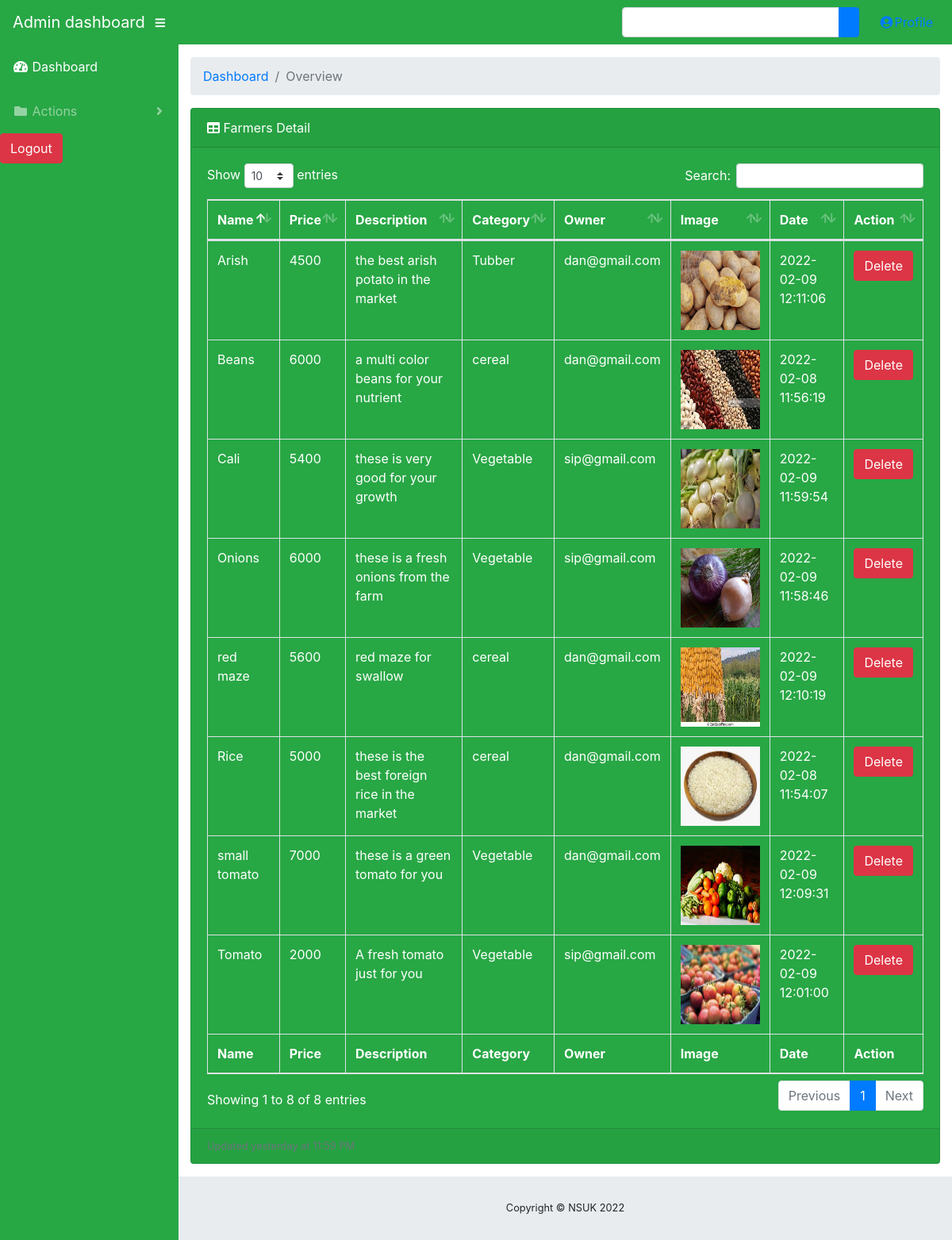
/admin/products.php, run on the app's committed database.
### tables this page shows
CREATE TABLE `product` (
  `id` int(10) NOT NULL,
  `product_name` varchar(100) NOT NULL,
  `product_price` int(100) NOT NULL,
  `product_description` varchar(255) NOT NULL,
  `product_category` varchar(100) NOT NULL,
  `product_owner` varchar(200) NOT NULL,
  `product_image` varchar(200) NOT NULL,
  `date` timestamp NOT NULL DEFAULT current_timestamp()
);

### admin/products.php (the view, shortened to what this page needs)
<?php
include("../conn.php");
?>
<!DOCTYPE html>
<html lang="en">
<head>
  <link href="vendor/fontawesome-free/css/all.min.css" rel="stylesheet" type="text/css">
  <link href="vendor/datatables/dataTables.bootstrap4.css" rel="stylesheet">
  <link href="css/sb-admin.css" rel="stylesheet">
</head>
<body id="page-top">
 <?php
 include("nav.php");
 ?>
  <div id="wrapper">
    <?php
    include("sidenav.php");
    ?>
    <div id="content-wrapper">
      <div class="container-fluid">
        <ol class="breadcrumb">
          <li class="breadcrumb-item">
            <a href="#">Dashboard</a>
          </li>
          <li class="breadcrumb-item active">Overview</li>
        </ol>
        <div class="card mb-3 bg-success text-white">
          <div class="card-header">
            <i class="fas fa-table"></i>
            Farmers Detail</div>
          <div class="card-body">
            <div class="table-responsive">
              <table class="table table-bordered" id="dataTable" width="100%" cellspacing="0">
                <thead>
                  <tr>
                    <th>Name</th>
                    <th>Price</th>
                    <th>Description</th>
                    <th>Category</th>
                    <th>Owner</th>
                    <th>Image</th>
                    <th>Date</th>
                    <th>Action</th>
                  </tr>
                </thead>
                <tfoot>
                  <tr>
                    <th>Name</th>
                    <th>Price</th>
                    <th>Description</th>
                    <th>Category</th>
                    <th>Owner</th>
                    <th>Image</th>
                    <th>Date</th>
                    <th>Action</th>
                  </tr>
                </tfoot>
                <tbody>
                <?php
                  $sql = "SELECT * FROM product";
                  $query = mysqli_query($conn, $sql);
                  while ($row = mysqli_fetch_assoc($query)) {
                      ?>
                  <tr>
                    <td><?php echo $row['product_name']; ?></td>
                    <td><?php echo $row['product_price']; ?></td>
                    <td><?php echo $row['product_description']; ?></td>
                    <td><?php echo $row['product_category']; ?></td>
                    <td><?php echo $row['product_owner']; ?></td>
                    <td><img src="../images/<?php echo $row['product_image']; ?>" height="100" width="100" alt=""></td>
                    <td><?php echo $row['date']; ?></td>
                    <td>
                        <a href="delete.php?id=<?php echo $row['id'] ?>"><button class="btn btn-danger">Delete</button></a>
                    </td>
                  </tr>
                  <?php  }?>
                </tbody>
              </table>
            </div>
          </div>
          <div class="card-footer small text-muted">Updated yesterday at 11:59 PM</div>
        </div>
      </div>
      <?php
      include("footer.php");
      ?>
    </div>
  </div>
</body>
</html>

### data on the page
product: product_name "Rice", product_price "5000", product_description "these is the best foreign rice in the market", product_category "cereal", product_owner "dan@gmail.com", product_image (picture), date "2022-02-08 11:54:07"
product: product_name "Beans", product_price "6000", product_description "a multi color beans for your nutrient", product_category "cereal", product_owner "dan@gmail.com", product_image (picture), date "2022-02-08 11:56:19"
product: product_name "Onions", product_price "6000", product_description "these is a fresh onions from the farm", product_category "Vegetable", product_owner "sip@gmail.com", product_image (picture), date "2022-02-09 11:58:46"
product: product_name "Cali", product_price "5400", product_description "these is very good for your growth", product_category "Vegetable", product_owner "sip@gmail.com", product_image (picture), date "2022-02-09 11:59:54"
product: product_name "Tomato", product_price "2000", product_description "A fresh tomato just for you", product_category "Vegetable", product_owner "sip@gmail.com", product_image (picture), date "2022-02-09 12:01:00"
product: product_name "small tomato", product_price "7000", product_description "these is a green tomato for you", product_category "Vegetable", product_owner "dan@gmail.com", product_image (picture), date "2022-02-09 12:09:31"
product: product_name "red maze", product_price "5600", product_description "red maze for swallow", product_category "cereal", product_owner "dan@gmail.com", product_image (picture), date "2022-02-09 12:10:19"
product: product_name "Arish", product_price "4500", product_description "the best arish potato in the market", product_category "Tubber", product_owner "dan@gmail.com", product_image (picture), date "2022-02-09 12:11:06"
